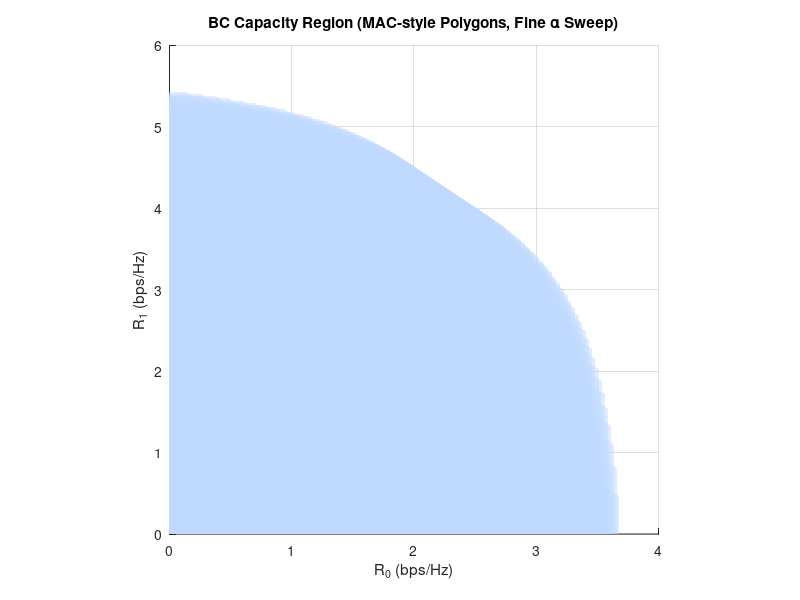

Reproduce this figure in MATLAB.
clear; clc; close all;

% Channel vectors
H0 = [0.3 - 1j, 0.7 + 1.2j];
H1 = [0.4j, 2 - 0.3j];

% Gram matrices
H0H0H = H0' * H0;
H1H1H = H1' * H1;

% SNR values
SNR0 = 10^(6/10);
SNR1 = 10^(10/10);
I = eye(2);

% Fine alpha values
alpha_vec = linspace(0, 1, 60);

% Plot
figure; hold on; grid on;
for i = 1:length(alpha_vec)
    alpha = alpha_vec(i);
    beta = 1 - alpha;

    % Individual user capacities
    C0 = log2(real(det(I + alpha * SNR0 * H0H0H)));
    C1 = log2(real(det(I + beta  * SNR1 * H1H1H)));

    % Joint sum capacity
    Csum = log2(real(det(I + alpha * SNR0 * H0H0H + beta * SNR1 * H1H1H)));

    % Corner points from SIC
    corner0 = [C0, Csum - C0]; % user 0 first
    corner1 = [Csum - C1, C1]; % user 1 first

    % Polygon points (5 total)
    x_poly = [0, 0, corner1(1), corner0(1), C0];
    y_poly = [0, C1, corner1(2), corner0(2), 0];

    % Fill all polygons with same color
    fill(x_poly, y_poly, [0.75 0.85 1], ...
        'EdgeColor', 'none', ...
        'FaceAlpha', 0.5);
end

xlabel('R_0 (bps/Hz)');
ylabel('R_1 (bps/Hz)');
title('BC Capacity Region (MAC-style Polygons, Fine \alpha Sweep)');
xlim([0 4]); ylim([0 6]);
axis square;

% Save
if ~exist('fig', 'dir'); mkdir('fig'); end
print('-depsc2', 'fig/ex8_28_mac_filled_region.eps');
